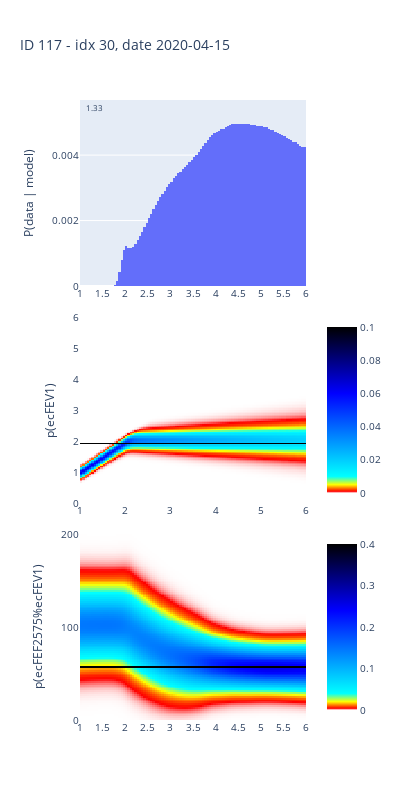

This figure's notebook cell:
### Code cell
# plot a heatmap of log_p_D_given_M, using the same colour scale as above
df1 = pd.DataFrame(
    data=np.exp(log_p_D_given_M),
    columns=HFEV1.get_bins_str(),
    index=dftmp["Date Recorded"].apply(lambda date: date.strftime("%Y-%m-%d")),
)

idx = 30
# idx = 7
fig = make_subplots(
    rows=3,
    vertical_spacing=0.05,
)
colorscale = [
    [0, "white"],
    [0.01, "red"],
    [0.05, "yellow"],
    [0.1, "cyan"],
    [0.6, "blue"],
    [1, "black"],
]

ih.plot_histogram(fig, HFEV1, np.exp(log_p_D_given_M[idx, :]), 1, 6, 1, 1, annot=True)
fig.update_xaxes(title=f"", row=1, col=1)
fig.update_yaxes(title=f"P(data | model)", row=1, col=1)

# Add p(ecFEV1)
ecFEV1_dist_with_obs = res_dict["ecFEV1"]
for i, obs in enumerate(dftmp["idx ecFEV1 (L)"].values):
    ecFEV1_dist_with_obs[i, obs, :] = 0.4

df3 = pd.DataFrame(
    data=ecFEV1_dist_with_obs[idx, :, :].T,
    columns=ecFEV1.midbins,
    index=HFEV1.midbins,
)

fig.add_trace(
    go.Heatmap(
        z=df3.T,
        x=df3.index,
        y=df3.columns,
        coloraxis="coloraxis1",
    ),
    row=2,
    col=1,
)
fig.update_xaxes(title=f"", nticks=8, row=2, col=1)
fig.update_yaxes(title=f"p(ecFEV1)", nticks=8, row=2, col=1)

# Add p(ecFEF2575%ecFEV1)
ecFEF2575_dist_with_obs = res_dict["ecFEF2575%ecFEV1"]
for i, obs in enumerate(dftmp["idx ecFEF2575%ecFEV1"].values):
    ecFEF2575_dist_with_obs[i, obs, :] = 0.1

df4 = pd.DataFrame(
    data=ecFEF2575_dist_with_obs[idx, :, :].T,
    columns=ecFEF2575prctecFEV1.midbins,
    index=HFEV1.midbins,
)

fig.add_trace(
    go.Heatmap(
        z=df4.T,
        x=df4.index,
        y=df4.columns,
        coloraxis="coloraxis2",
    ),
    row=3,
    col=1,
)
fig.update_xaxes(title=f"", nticks=20, row=3, col=1)
fig.update_yaxes(title=f"p(ecFEF2575%ecFEV1)", nticks=4, row=3, col=1)

# Set colorscale for color axis
# fig.update_layout(
#     coloraxis1=dict(colorscale=colorscale),
#     coloraxis2=dict(colorscale=colorscale),
# )
# Set colorscale for coor axis and position colorscale on the same row
fig.update_layout(
    coloraxis2=dict(
        colorscale=colorscale,
        colorbar=dict(
            x=1.05,  # Position the colorbar to the right of the plot
            y=0.35,  # Position the colorbar in the middle of the plot vertically
            xanchor="left",
            yanchor="bottom",
            # color bar height
            len=0.3,
        ),
    ),
    coloraxis1=dict(
        colorscale=colorscale,
        colorbar=dict(
            x=1.05,  # Position the colorbar to the right of the plot
            y=0,  # Position the colorbar in the middle of the plot vertically
            xanchor="left",
            yanchor="bottom",
            # color bar height
            len=0.3,
        ),
    ),
)


title = f"ID {dftmp.ID.iloc[0]} - idx {idx}, date {df1.index[idx]}"
fig.update_layout(height=800, width=400, title=title, font=dict(size=10))

fig.show()

### Figure 1 — Plotly figure (JSON) as saved in the notebook; plotly's stock layout.template omitted (floating-point values rounded to 4 significant figures; data arrays with more than 128 entries replaced by an {"elided": "..."} marker saying what was removed)
{"data": [{"histfunc": "sum", "type": "histogram", "x": [1, 1.05, 1.1, 1.15, 1.2, 1.25, 1.3, 1.35, 1.4, 1.45, 1.5, 1.55, 1.6, 1.65, 1.7, 1.75, 1.8, 1.85, 1.9, 1.95, 2.0, 2.05, 2.1, 2.15, 2.2, 2.25, 2.3, 2.35, 2.4, 2.45, 2.5, 2.55, 2.6, 2.65, 2.7, 2.75, 2.8, 2.85, 2.9, 2.95, 3.0, 3.05, 3.1, 3.15, 3.2, 3.25, 3.3, 3.35, 3.4, 3.45, 3.5, 3.55, 3.6, 3.65, 3.7, 3.75, 3.8, 3.85, 3.9, 3.95, 4.0, 4.05, 4.1, 4.15, 4.2, 4.25, 4.3, 4.35, 4.4, 4.45, 4.5, 4.55, 4.6, 4.65, 4.7, 4.75, 4.8, 4.85, 4.9, 4.95, 5.0, 5.05, 5.1, 5.15, 5.2, 5.25, 5.3, 5.35, 5.4, 5.45, 5.5, 5.55, 5.6, 5.65, 5.7, 5.75, 5.8, 5.85, 5.9, 5.95], "xaxis": "x", "xbins": {"end": 6, "size": 0.05, "start": 1}, "y": [5.209e-41, 5.197e-37, 3.033e-33, 1.036e-29, 2.071e-26, 2.427e-23, 1.67e-20, 6.749e-18, 1.605e-15, 2.251e-13, 1.867e-11, 9.19e-10, 2.702e-08, 4.788e-07, 5.175e-06, 3.474e-05, 0.0001484, 0.0004159, 0.0007975, 0.001107, 0.00121, 0.001177, 0.001152, 0.001195, 0.001286, 0.001401, 0.001526, 0.001658, 0.001797, 0.001937, 0.002075, 0.002215, 0.002348, 0.002474, 0.0026, 0.002711, 0.002826, 0.002919, 0.003016, 0.003112, 0.003189, 0.003289, 0.003347, 0.003443, 0.003495, 0.00358, 0.003643, 0.003711, 0.003795, 0.003847, 0.003947, 0.004005, 0.004093, 0.004189, 0.00427, 0.004373, 0.00446, 0.004542, 0.004612, 0.004662, 0.00471, 0.004738, 0.004785, 0.00481, 0.004852, 0.004893, 0.00491, 0.004942, 0.004944, 0.00496, 0.004951, 0.00495, 0.004948, 0.004939, 0.004936, 0.004932, 0.004917, 0.004933, 0.004899, 0.004902, 0.004884, 0.00485, 0.004852, 0.004806, 0.004777, 0.004756, 0.00471, 0.004681, 0.004647, 0.004609, 0.00457, 0.004528, 0.004503, 0.004464, 0.004412, 0.004391, 0.004355, 0.004289, 0.004261, 0.004236], "yaxis": "y"}, {"coloraxis": "coloraxis", "type": "heatmap", "x": [1.025, 1.075, 1.125, 1.175, 1.225, 1.275, 1.325, 1.375, 1.425, 1.475, 1.525, 1.575, 1.625, 1.675, 1.725, 1.775, 1.825, 1.875, 1.925, 1.975, 2.025, 2.075, 2.125, 2.175, 2.225, 2.275, 2.325, 2.375, 2.425, 2.475, 2.525, 2.575, 2.625, 2.675, 2.725, 2.775, 2.825, 2.875, 2.925, 2.975, 3.025, 3.075, 3.125, 3.175, 3.225, 3.275, 3.325, 3.375, 3.425, 3.475, 3.525, 3.575, 3.625, 3.675, 3.725, 3.775, 3.825, 3.875, 3.925, 3.975, 4.025, 4.075, 4.125, 4.175, 4.225, 4.275, 4.325, 4.375, 4.425, 4.475, 4.525, 4.575, 4.625, 4.675, 4.725, 4.775, 4.825, 4.875, 4.925, 4.975, 5.025, 5.075, 5.125, 5.175, 5.225, 5.275, 5.325, 5.375, 5.425, 5.475, 5.525, 5.575, 5.625, 5.675, 5.725, 5.775, 5.825, 5.875, 5.925, 5.975], "xaxis": "x2", "y": [0.025, 0.075, 0.125, 0.175, 0.225, 0.275, 0.325, 0.375, 0.425, 0.475, 0.525, 0.575, 0.625, 0.675, 0.725, 0.775, 0.825, 0.875, 0.925, 0.975, 1.025, 1.075, 1.125, 1.175, 1.225, 1.275, 1.325, 1.375, 1.425, 1.475, 1.525, 1.575, 1.625, 1.675, 1.725, 1.775, 1.825, 1.875, 1.925, 1.975, 2.025, 2.075, 2.125, 2.175, 2.225, 2.275, 2.325, 2.375, 2.425, 2.475, 2.525, 2.575, 2.625, 2.675, 2.725, 2.775, 2.825, 2.875, 2.925, 2.975, 3.025, 3.075, 3.125, 3.175, 3.225, 3.275, 3.325, 3.375, 3.425, 3.475, 3.525, 3.575, 3.625, 3.675, 3.725, 3.775, 3.825, 3.875, 3.925, 3.975, 4.025, 4.075, 4.125, 4.175, 4.225, 4.275, 4.325, 4.375, 4.425, 4.475, 4.525, 4.575, 4.625, 4.675, 4.725, 4.775, 4.825, 4.875, 4.925, 4.975, 5.025, 5.075, 5.125, 5.175, 5.225, 5.275, 5.325, 5.375, 5.425, 5.475, 5.525, 5.575, 5.625, 5.675, 5.725, 5.775, 5.825, 5.875, 5.925, 5.975], "yaxis": "y2", "z": {"elided": "120x100 float values"}}, {"coloraxis": "coloraxis2", "type": "heatmap", "x": [1.025, 1.075, 1.125, 1.175, 1.225, 1.275, 1.325, 1.375, 1.425, 1.475, 1.525, 1.575, 1.625, 1.675, 1.725, 1.775, 1.825, 1.875, 1.925, 1.975, 2.025, 2.075, 2.125, 2.175, 2.225, 2.275, 2.325, 2.375, 2.425, 2.475, 2.525, 2.575, 2.625, 2.675, 2.725, 2.775, 2.825, 2.875, 2.925, 2.975, 3.025, 3.075, 3.125, 3.175, 3.225, 3.275, 3.325, 3.375, 3.425, 3.475, 3.525, 3.575, 3.625, 3.675, 3.725, 3.775, 3.825, 3.875, 3.925, 3.975, 4.025, 4.075, 4.125, 4.175, 4.225, 4.275, 4.325, 4.375, 4.425, 4.475, 4.525, 4.575, 4.625, 4.675, 4.725, 4.775, 4.825, 4.875, 4.925, 4.975, 5.025, 5.075, 5.125, 5.175, 5.225, 5.275, 5.325, 5.375, 5.425, 5.475, 5.525, 5.575, 5.625, 5.675, 5.725, 5.775, 5.825, 5.875, 5.925, 5.975], "xaxis": "x3", "y": [1, 3, 5, 7, 9, 11, 13, 15, 17, 19, 21, 23, 25, 27, 29, 31, 33, 35, 37, 39, 41, 43, 45, 47, 49, 51, 53, 55, 57, 59, 61, 63, 65, 67, 69, 71, 73, 75, 77, 79, 81, 83, 85, 87, 89, 91, 93, 95, 97, 99, 101, 103, 105, 107, 109, 111, 113, 115, 117, 119, 121, 123, 125, 127, 129, 131, 133, 135, 137, 139, 141, 143, 145, 147, 149, 151, 153, 155, 157, 159, 161, 163, 165, 167, 169, 171, 173, 175, 177, 179, 181, 183, 185, 187, 189, 191, 193, 195, 197, 199], "yaxis": "y3", "z": {"elided": "100x100 float values"}}], "layout": {"annotations": [{"font": {"size": 8}, "showarrow": false, "text": "1.33", "x": 1.331, "xref": "x", "y": 0.005456, "yref": "y"}], "coloraxis": {"colorbar": {"len": 0.3, "x": 1.05, "xanchor": "left", "y": 0, "yanchor": "bottom"}, "colorscale": [[0, "white"], [0.01, "red"], [0.05, "yellow"], [0.1, "cyan"], [0.6, "blue"], [1, "black"]]}, "coloraxis2": {"colorbar": {"len": 0.3, "x": 1.05, "xanchor": "left", "y": 0.35, "yanchor": "bottom"}, "colorscale": [[0, "white"], [0.01, "red"], [0.05, "yellow"], [0.1, "cyan"], [0.6, "blue"], [1, "black"]]}, "font": {"size": 10}, "height": 800, "title": {"text": "ID 117 - idx 30, date 2020-04-15"}, "width": 400, "xaxis": {"anchor": "y", "domain": [0, 1], "nticks": 20, "range": [1, 6], "title": {"text": ""}}, "xaxis2": {"anchor": "y2", "domain": [0, 1], "nticks": 8, "title": {"text": ""}}, "xaxis3": {"anchor": "y3", "domain": [0, 1], "nticks": 20, "title": {"text": ""}}, "yaxis": {"anchor": "x", "domain": [0.7, 1], "title": {"text": "P(data | model)"}}, "yaxis2": {"anchor": "x2", "domain": [0.35, 0.65], "nticks": 8, "title": {"text": "p(ecFEV1)"}}, "yaxis3": {"anchor": "x3", "domain": [0, 0.3], "nticks": 4, "title": {"text": "p(ecFEF2575%ecFEV1)"}}}}
